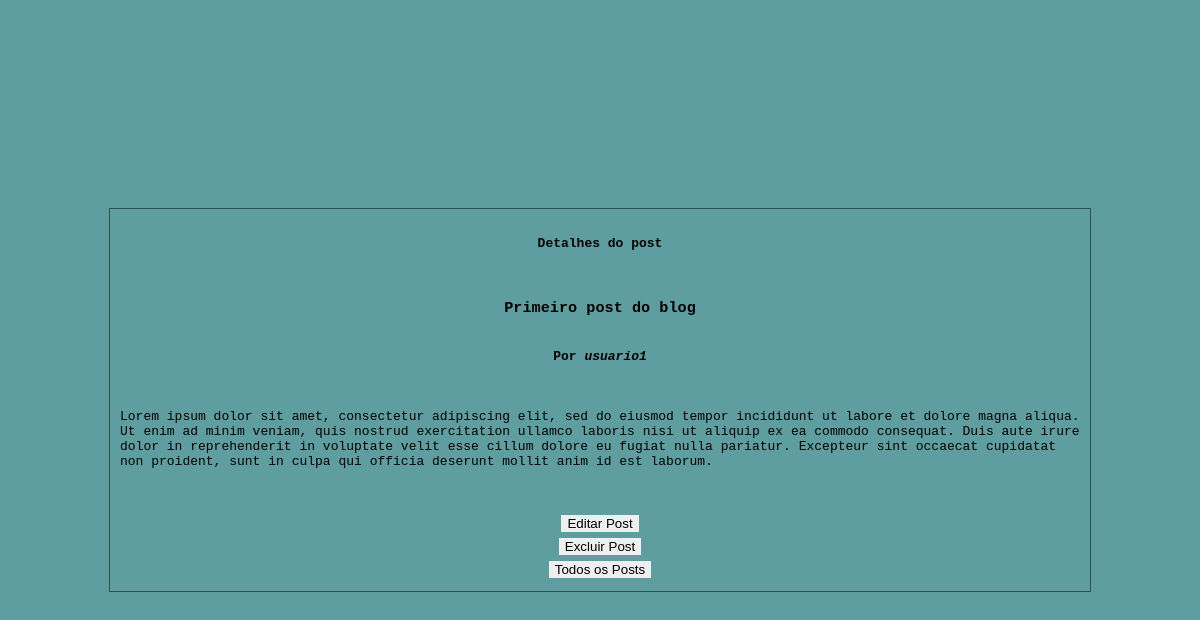
Screenshot of /posts/detail/1/ with the database file from the repository.
### posts/models.py (models this page shows, shortened)
class Post(models.Model):
    author = models.ForeignKey(User, related_name='user_posts', verbose_name="Autor", on_delete=models.PROTECT)
    title = models.CharField(verbose_name="Título", max_length=150)
    text = models.TextField(verbose_name="Texto", blank=False)
    post_date = models.TimeField(verbose_name="Data da postagem", auto_now_add=True, editable=False)
    last_edit = models.TimeField(verbose_name="Ultima edição", auto_now=True, editable=False)

### users/models.py (models this page shows)
class User(AbstractUser):
    username = models.CharField(verbose_name="Nome de usuário", max_length=50, unique=True)
    email = models.EmailField(verbose_name="E-mail", max_length=150, unique=True)
    password = models.CharField(verbose_name="Senha", max_length=50)
    first_name = models.CharField(editable=False, max_length=10)
    last_name = models.CharField(editable=False, max_length=10)
    is_staff = models.BooleanField(default=True, editable=False)
    is_superuser = models.BooleanField(default=False, editable=False)
    def __str__(self):
        return self.username

### posts/views.py (the view)
# urls.py: path("detail/<int:pk>/", PostDetailView.as_view(), name="detail"),
class PostDetailView(generic.DetailView):
    model = Post
    context_object_name = 'posts'
    template_name = 'posts/detail.html'

### templates/posts/detail.html (shortened to what this page needs)
<!DOCTYPE html>
<html>
    <head>
    </head>
    <body>
        <div id="conteudo">
            <h4>Detalhes do post</h4><br>
            <h3>{{posts.title}}</h3>
            <h4>Por <i>{{posts.author}}</i></h4><br>
            <p>{{posts.text}}</p><br><br>
            <a href="{% url 'posts:update' posts.pk %}"><button>Editar Post</button></a>
            <a href="{% url 'posts:deletepost' posts.pk %}"><button>Excluir Post</button></a>
            <a href="{% url 'posts:allposts' %}"><button>Todos os Posts</button></a>
        </div>
    </body>
</html>

### templates/posts/detail.html (style rules this page uses)
body { height: 100vh; font-family: monospace; background-color: cadetblue; margin: 0; display: flex; justify-content: center; align-items: center; }
button { border: none; cursor: pointer; margin: 3px 3px 3px 3px; }
#conteudo { width: 80%; height: max-content; border: solid 1px darkslategray; padding: 10px 10px 10px 10px; display: flex; flex-direction: column; align-items: center; }

### rows the page displays
Post: title "Primeiro post do blog", author "usuario1", text "Lorem ipsum dolor sit amet, consectetur adipiscing elit, sed do eiusmod tempor incididunt ut labore et dolore magna aliqua. Ut enim ad minim veniam, quis nostrud exercitation ullamco laboris nisi ut aliquip ex ea commodo consequat. Duis aute irure dolor in reprehenderit in voluptate velit esse cillum dolore eu fugiat nulla pariatur. Excepteur sint occaecat cupidatat non proident, sunt in culpa qui officia deserunt mollit anim id est laborum."
